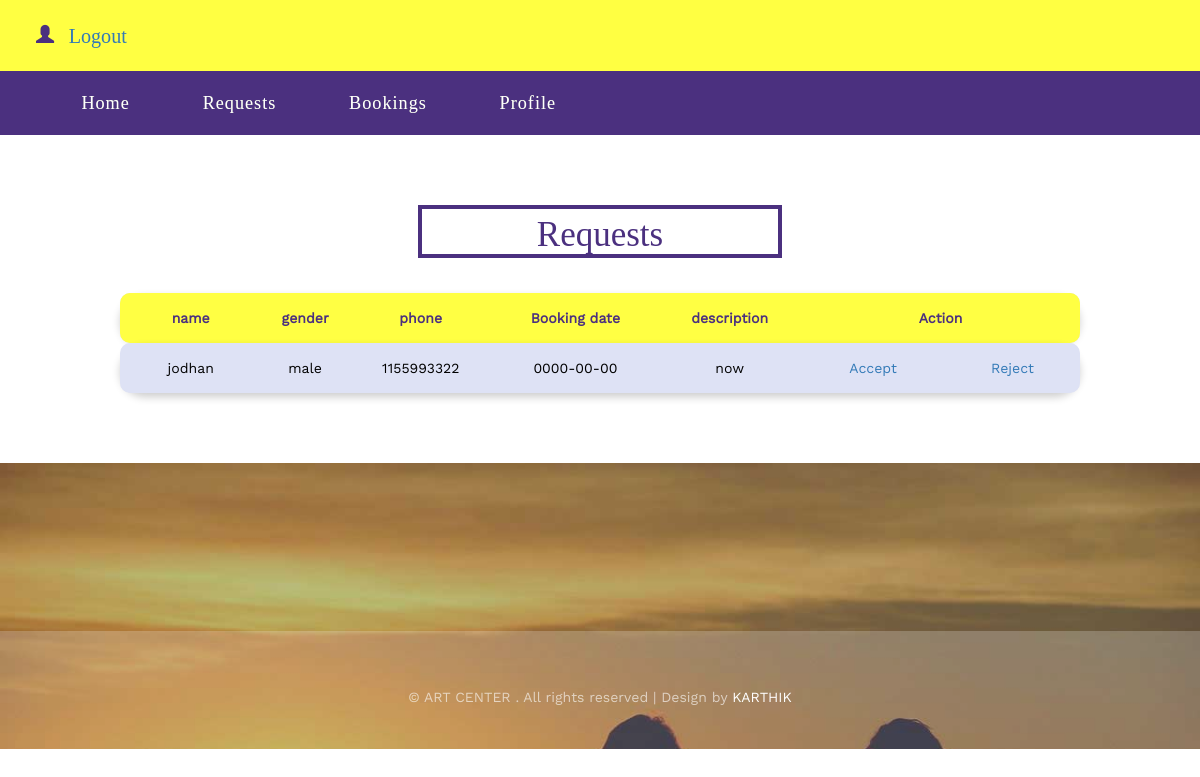
The page /VenueViewRequests.php (signed in) on the database its author committed.
### tables this page shows
CREATE TABLE `venue_bookings` (
  `vbid` int(30) NOT NULL,
  `uid` int(11) DEFAULT NULL,
  `vid` int(11) DEFAULT NULL,
  `bookig_date` date DEFAULT NULL,
  `booking_description` varchar(300) DEFAULT NULL,
  `booking_status` varchar(30) DEFAULT NULL
);

CREATE TABLE `user_registration` (
  `uid` int(11) NOT NULL,
  `name` varchar(30) DEFAULT NULL,
  `gender` varchar(30) DEFAULT NULL,
  `address` varchar(100) DEFAULT NULL,
  `phone` int(30) DEFAULT NULL,
  `email` varchar(30) DEFAULT NULL,
  `password` varchar(30) DEFAULT NULL
);

### VenueViewRequests.php (the view, shortened to what this page needs)
<?php
include 'VenueHeader.php';
?>
<div id="about" class="about">
	<div class="container">
		<h3 class="title wow fadeInUp animated" data-wow-delay=".5s">Requests</h3>
	</div>
	<div style="margin: auto; width: 80%;">
		<?php
		$qry = "SELECT * FROM `user_registration` u,`venue_bookings` vb,`venue_registration` v  WHERE  v.`vid`=vb.`vid` AND vb.`uid`=u.`uid` AND   vb.`booking_status`='pending' AND v.`vid`='" . $_SESSION['uid'] . "'";
		$result = mysqli_query($conn, $qry);
		if ($result->num_rows > 0) {
		?>
			<table width="100%" id="cust_table">
				<tr>
					<th>name</th>
					<th>gender</th>
					<th>phone</th>
					<th>Booking date</th>
					<th>description</th>
					<th colspan=2>Action</th>
				</tr>
				<?php
				while ($row = mysqli_fetch_array($result)) {
				?>
					<tr>
						<td> <?php echo $row['1'] ?></td>
						<td> <?php echo $row['2'] ?></td>
						<td> <?php echo $row['4'] ?></td>
						<td> <?php echo $row['bookig_date'] ?></td>
						<td> <?php echo $row['booking_description'] ?></td>
						<td>
							<a href="VenueAddToBookings.php?id=<?php echo $row['vbid'] ?>"> Accept </a>
						</td>
							<td>
							<a href="VenueRejectToBookings.php?id=<?php echo $row['vbid'] ?>"> Reject </a>
						</td>
					</tr>
			<?php
				}
			} else {
				echo "  <center> <h2 style='color: red;'>.... No Data Found ...</h2></center> ";
			}
			?>
			</table>
	</div>
</div>
<div class="contact" id="contact">
	<div class="footer">
		<div class="container">
			<p class="wow fadeInUp animated" data-wow-delay=".7s">© ART CENTER . All rights reserved | Design by <a href="">KARTHIK</a></p>
		</div>
	</div>
</div>
</body>
</html>

### css/style.css (style rules this page uses)
body { margin:0; font-family: 'WorkSans-Regular'; }
body a { transition: 0.5s all ease; -webkit-transition: 0.5s all ease; -moz-transition: 0.5s all ease; -o-transition: 0.5s all ease; -ms-transition: 0.5s all ease; text-decoration:none; }
h1,h2,h3,h4,h5,h6 { margin:0; }
p { margin:0; }
.about, .team, .about-skills { padding: 6em 0; }
h3.title { font-size: 2.5em; color: #4B307F; font-family: 'Josefin Slab'; text-align: center; border: 4px solid; width: 32%; margin: 0 auto 1em; padding: .2em 0 0; }
.contact { background: url(../images/slid2.jpg)no-repeat 0px 0px; background-size: cover; padding: 5em 0 0; }
.footer { margin-top: 7em; background-color: rgba(255, 255, 255, 0.22); padding: 4em 0 3em; }
.footer p { color:rgba(255, 255, 255, 0.61); font-size:1em; text-align:center; }
.footer p a { color:#fff; }
@media (max-width:1280px) { h3.title { font-size: 2.5em; } }
@media (max-width:1280px) { .about, .team, .about-skills { padding: 5em 0; } }
#cust_table tr { padding-top: 12px; padding-bottom: 12px; text-align: center; color: #000; transition: 0.3s; background-color: #dee2f5; border-radius: 25px; box-shadow: 0 4px 8px 0 rgba(0, 0, 0, 0.2); }
#cust_table tr :first-child { padding: 15px; border-radius: 10px 0 0 10px; -moz-border-radius: 10px 0 0 10px; }
#cust_table tr :last-child { border-radius: 0 10px 10px 0; -moz-border-radius: 0 10px 10px 0; }
#cust_table th { padding-top: 12px; padding-bottom: 12px; text-align: center; background-color: #ffff43; color: #4b307f; }

### css/lightbox.css (style rules this page uses)
body:after { content: url(../images/close.png) url(../images/prev.png) url(../images/next.png); display: none; }

### rows shown on the page
venue_bookings: uid.name "jodhan", uid.gender "male", uid.phone "1155993322", bookig_date "0000-00-00", booking_description "now"
